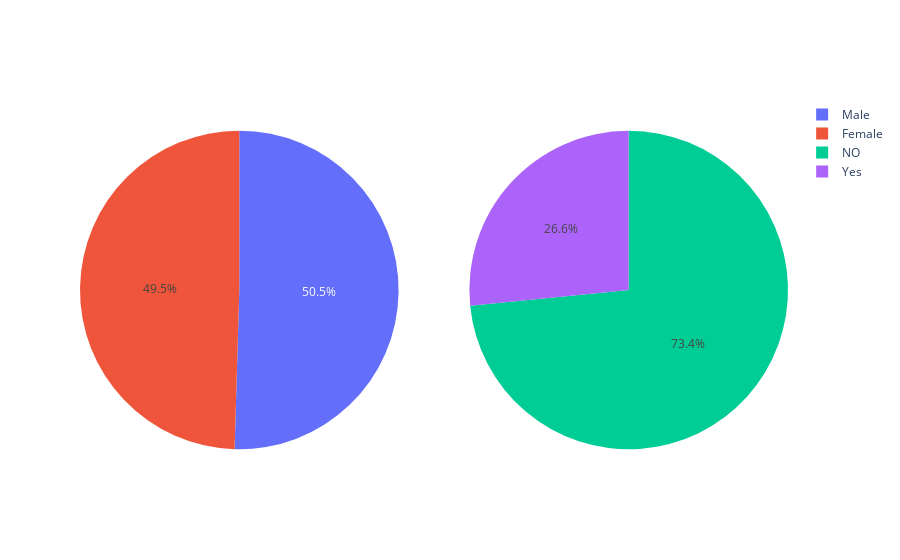

Source (notebook cell):
### Code cell
#crate subplot : use 'domain' type pie subplot

fig=make_subplots(rows=1,cols=2, specs=[[{'type':'domain'},{'type':'domain'}]])
fig.add_trace(go.Pie(labels=g_labels, values=dataset['gender'].value_counts(),name='Gender'),1,1)
fig.add_trace(go.Pie(labels=c_labels, values=dataset['Churn'].value_counts(), name="Churn"),1,2)

### Figure 1 — Plotly figure (JSON) as saved in the notebook; plotly's stock layout.template omitted (floating-point values rounded to 4 significant figures)
{"data": [{"domain": {"x": [0, 0.45], "y": [0, 1]}, "labels": ["Male", "Female"], "name": "Gender", "type": "pie", "values": [3549, 3483]}, {"domain": {"x": [0.55, 1], "y": [0, 1]}, "labels": ["NO", "Yes"], "name": "Churn", "type": "pie", "values": [5163, 1869]}], "layout": {}}
